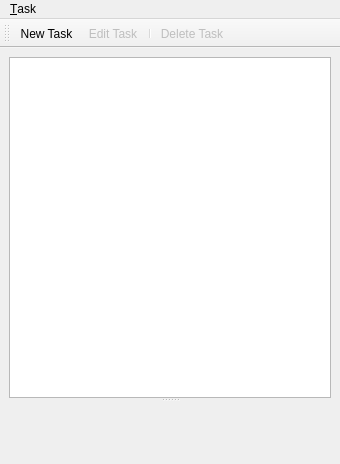
<?xml version="1.0" encoding="UTF-8"?>
<ui version="4.0">
 <class>MainWindow</class>
 <widget class="QMainWindow" name="MainWindow">
  <property name="geometry">
   <rect>
    <x>0</x>
    <y>0</y>
    <width>340</width>
    <height>464</height>
   </rect>
  </property>
  <property name="windowTitle">
   <string>Todo</string>
  </property>
  <property name="windowIcon">
   <iconset resource="icons.qrc">
    <normaloff>:/todo.svg</normaloff>:/todo.svg</iconset>
  </property>
  <widget class="QWidget" name="centralwidget">
   <layout class="QVBoxLayout" name="verticalLayout">
    <item>
     <widget class="QSplitter" name="splitter">
      <property name="orientation">
       <enum>Qt::Vertical</enum>
      </property>
      <widget class="QTableView" name="list">
       <property name="alternatingRowColors">
        <bool>true</bool>
       </property>
       <property name="selectionMode">
        <enum>QAbstractItemView::ExtendedSelection</enum>
       </property>
       <property name="selectionBehavior">
        <enum>QAbstractItemView::SelectRows</enum>
       </property>
       <property name="showGrid">
        <bool>false</bool>
       </property>
       <property name="gridStyle">
        <enum>Qt::NoPen</enum>
       </property>
       <attribute name="verticalHeaderVisible">
        <bool>false</bool>
       </attribute>
       <attribute name="verticalHeaderVisible">
        <bool>false</bool>
       </attribute>
      </widget>
      <widget class="editor" name="editor" native="true">
       <property name="enabled">
        <bool>true</bool>
       </property>
      </widget>
     </widget>
    </item>
   </layout>
  </widget>
  <widget class="QMenuBar" name="menubar">
   <property name="geometry">
    <rect>
     <x>0</x>
     <y>0</y>
     <width>340</width>
     <height>25</height>
    </rect>
   </property>
   <widget class="QMenu" name="menuTask">
    <property name="title">
     <string>&amp;Task</string>
    </property>
    <addaction name="actionNew_Task"/>
    <addaction name="actionEdit_Task"/>
    <addaction name="separator"/>
    <addaction name="actionDelete_Task"/>
   </widget>
   <addaction name="menuTask"/>
  </widget>
  <widget class="QToolBar" name="toolBar">
   <property name="windowTitle">
    <string>toolBar</string>
   </property>
   <attribute name="toolBarArea">
    <enum>TopToolBarArea</enum>
   </attribute>
   <attribute name="toolBarBreak">
    <bool>false</bool>
   </attribute>
   <addaction name="actionNew_Task"/>
   <addaction name="actionEdit_Task"/>
   <addaction name="separator"/>
   <addaction name="actionDelete_Task"/>
  </widget>
  <action name="actionDelete_Task">
   <property name="enabled">
    <bool>false</bool>
   </property>
   <property name="icon">
    <iconset resource="icons.qrc">
     <normaloff>:/delete.svg</normaloff>:/delete.svg</iconset>
   </property>
   <property name="text">
    <string>Delete Task</string>
   </property>
   <property name="shortcut">
    <string>Del</string>
   </property>
  </action>
  <action name="actionNew_Task">
   <property name="icon">
    <iconset resource="icons.qrc">
     <normaloff>:/filenew.svg</normaloff>:/filenew.svg</iconset>
   </property>
   <property name="text">
    <string>New Task</string>
   </property>
  </action>
  <action name="actionEdit_Task">
   <property name="checked">
    <bool>false</bool>
   </property>
   <property name="enabled">
    <bool>false</bool>
   </property>
   <property name="icon">
    <iconset resource="icons.qrc">
     <normaloff>:/edit.svg</normaloff>:/edit.svg</iconset>
   </property>
   <property name="text">
    <string>Edit Task</string>
   </property>
  </action>
 </widget>
 <customwidgets>
  <customwidget>
   <class>editor</class>
   <extends>QWidget</extends>
   <header>editor</header>
   <container>1</container>
  </customwidget>
 </customwidgets>
 <resources>
  <include location="icons.qrc"/>
 </resources>
 <connections/>
</ui>
